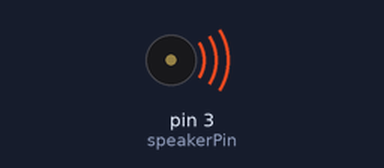
This sketch was run on a simulated Arduino Uno, built with avr-gcc and run on an emulated ATmega328P. Parts: buzzer (waves = sounding).

Above: at 0.2 s.
At 6.8 s:
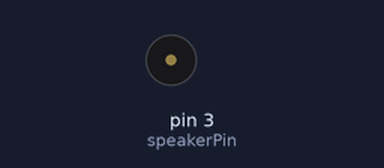
Timing chart, 0 to 8.3 s (numbered marks = the images above):
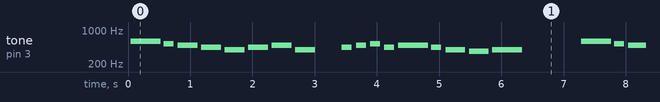

Measured:
- by itself, tone on pin 3 (speakerPin): plays 584 Hz for 0.48 s, 521 Hz for 0.16 s, 491 Hz for 0.32 s, 438 Hz for 0.32 s, 391 Hz for 0.32 s, 438 Hz for 0.32 s … (306 notes in this stretch)

The sketch:

buzzerMelody_code.ino
```cpp
int speakerPin = 3;

int length = 20;
char notes[] = "DCbagabg abCabagsg "; // a space represents a rest
int beats[] = { 3,1,2,2,2,2,2,2,2,1,1,1,1,3,1,2,2,3,5 };
int tempo = 150;

void playTone(int tone, int duration) {
  for (long i = 0; i < duration * 1000L; i += tone * 2) {
    digitalWrite(speakerPin, HIGH);
    delayMicroseconds(tone);
    digitalWrite(speakerPin, LOW);
    delayMicroseconds(tone);
  }
}

void playNote(char note, int duration) {
  char names[] = { 'c', 'd', 'e', 'f', 's', 'g', 'a', 'v', 'b', 'C', 'D', 'E' };
  int tones[] = { 1915, 1700, 1519, 1432, 1352, 1275, 1136, 1073, 1014, 956, 852, 758 };

  // play the tone corresponding to the note name
  for (int i = 0; i < 12; i++) {
    if (names[i] == note) {
      playTone(tones[i], duration);
    }
  }
}

void setup() {
  pinMode(speakerPin, OUTPUT);
}

void loop() {
  for (int i = 0; i < length; i++) {
    if (notes[i] == ' ') {
      delay(beats[i] * tempo); // rest
    } else {
      playNote(notes[i], beats[i] * tempo);
    }

    // pause between notes
    delay(tempo / 2);
  }
}
```
